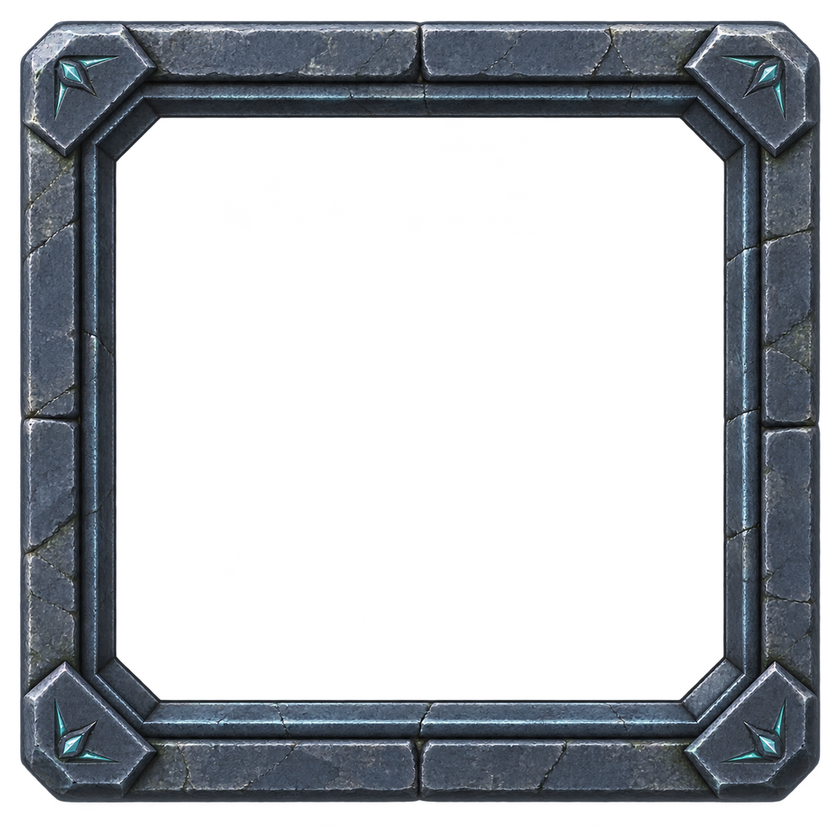
#> input picture Assets/_Project/Art/Stage/SlotTile.png, 840 x 840 px, shrunk from 1254 x 1254 before the run, found by its file name
$ python slottile_tone.py
#> lines starting #> are read from the running program, lines starting #| are printed output that depends on the picture
# SlotTile.png 금색 장식 톤 다운.
# 빈 슬롯 타일 15칸을 5x3으로 깔면 밝은 금색 필리그리가 60개 흩뿌려져 보드가 시끄럽다
# (HISTORY 2026-08-30 미해결 ②). 금색 픽셀만 채도·명도를 낮춰 차분하게 만든다.
# 돌 판·테두리 회색은 건드리지 않는다.
#
# 입력: 임포트된 SlotTile.png (원본은 git에 있으므로 되돌리기 쉬움)
# 출력: 같은 경로에 덮어쓰기
#
# usage: python Docs/tools/slottile_tone.py [in.png] [out.png]
import sys
import numpy as np
from PIL import Image

DESAT = 0.55   # 금색을 자기 밝기 쪽으로 이만큼 당겨 채도를 뺀다
DARKEN = 0.82  # 그 뒤 이만큼 어둡게

src = sys.argv[1] if len(sys.argv) > 1 else "Assets/_Project/Art/Stage/SlotTile.png"
dst = sys.argv[2] if len(sys.argv) > 2 else src

im = Image.open(src).convert("RGBA")
#> im is the input picture: PIL image 840x840 RGBA; mean R, G, B, A 27.9, 31.5, 35.8, 97.1
a = np.asarray(im).astype(np.float32)
rgb, alpha = a[:, :, :3], a[:, :, 3]
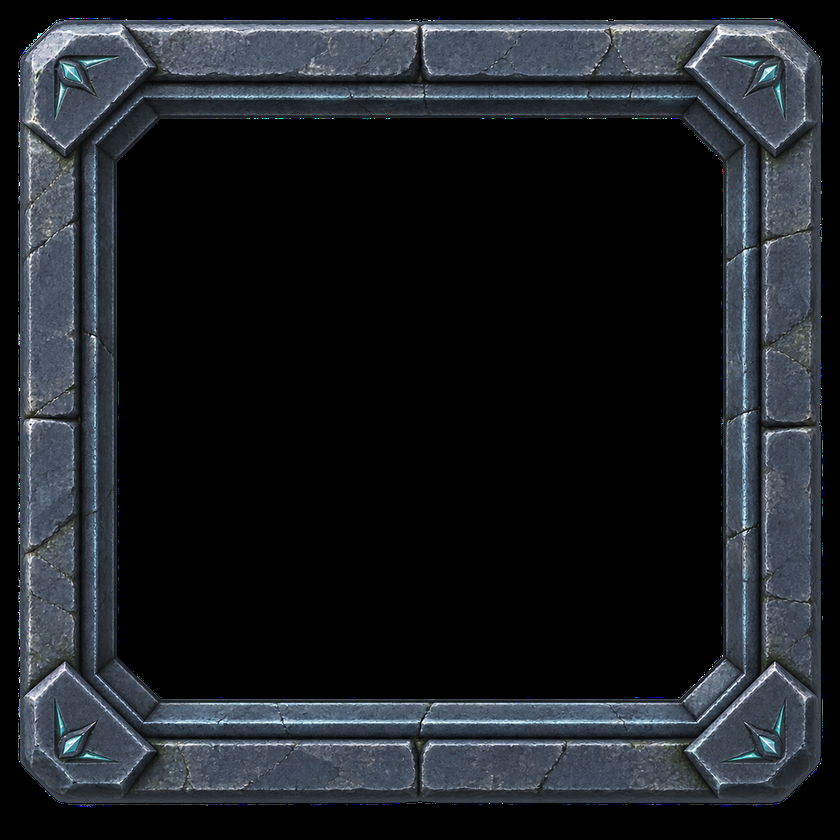
#> rgb: shape (840, 840, 3) float32; mean R, G, B 27.9, 31.5, 35.8
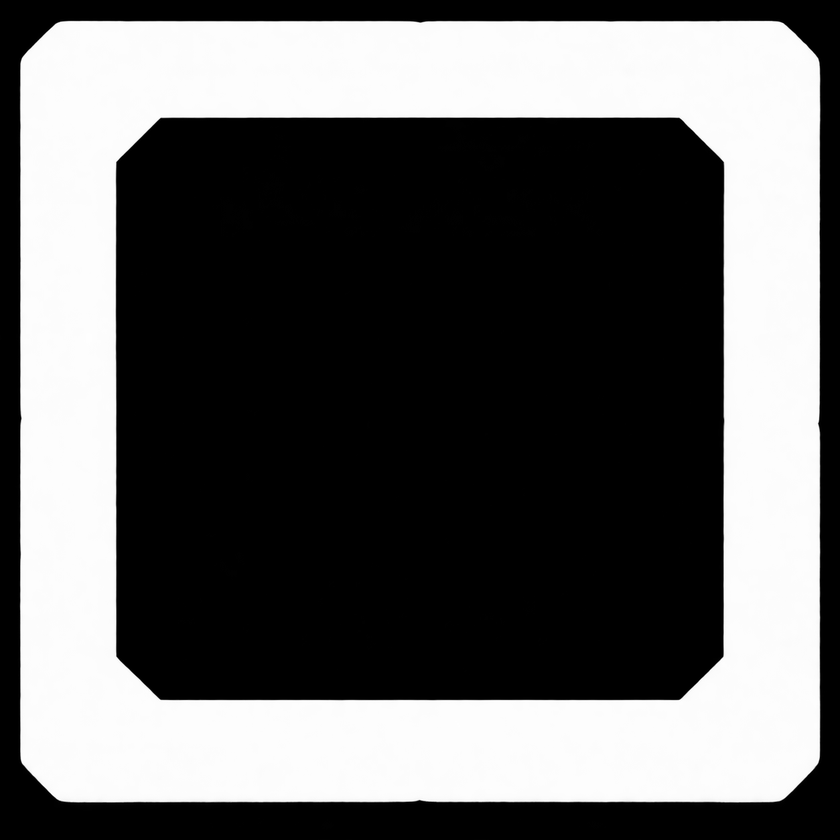
#> alpha: shape (840, 840) float32; min 0, max 255, mean 97.1
r, g, b = rgb[:, :, 0], rgb[:, :, 1], rgb[:, :, 2]
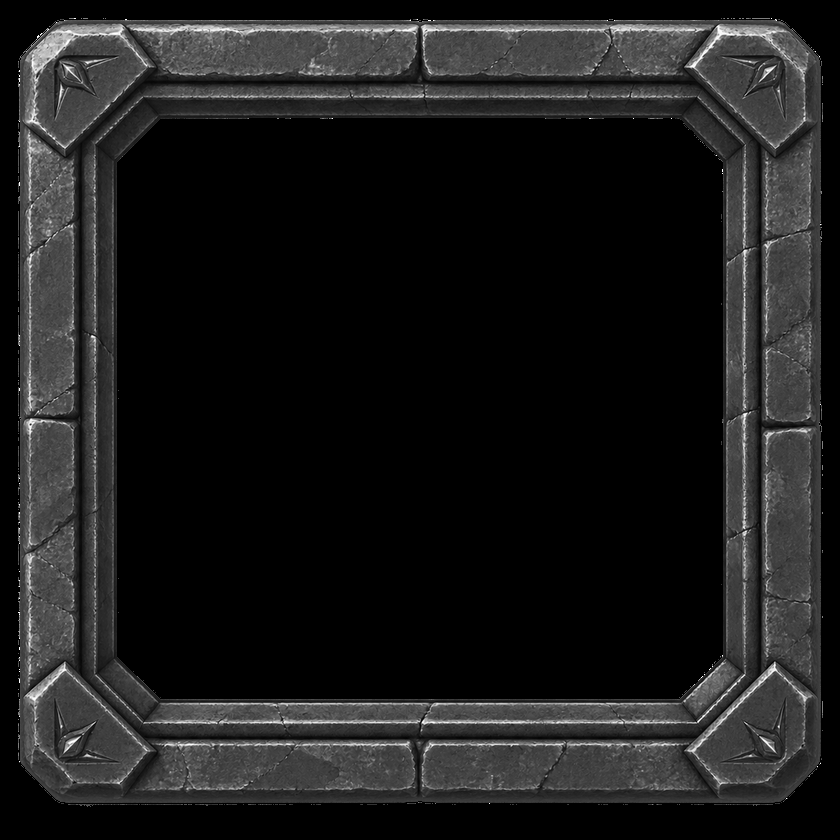
#> r: shape (840, 840) float32; min 0, max 255, mean 27.9
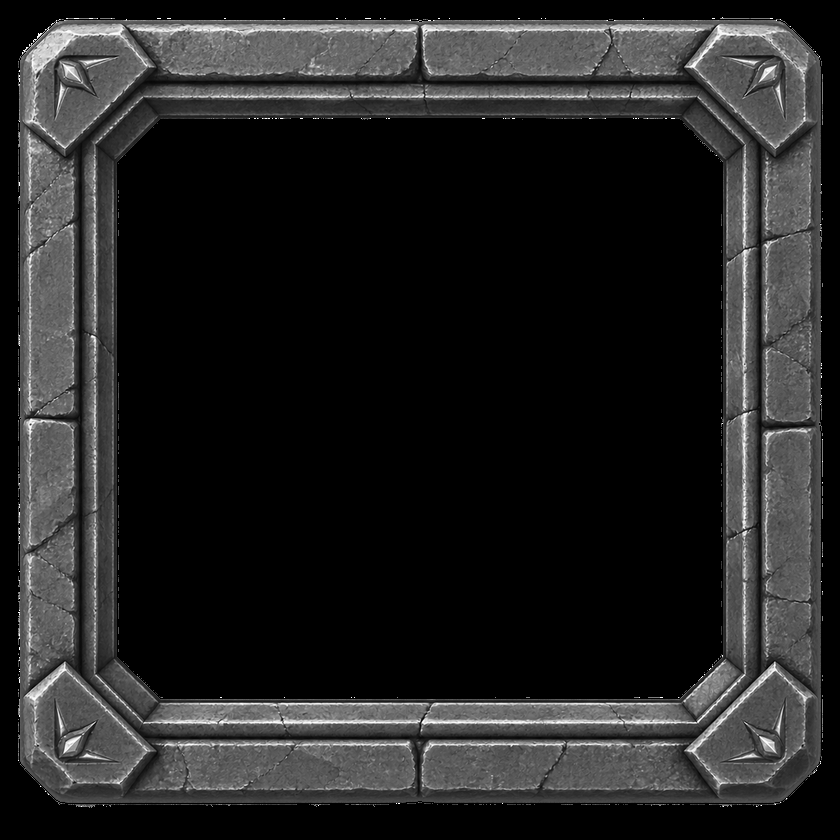
#> b: shape (840, 840) float32; min 0, max 255, mean 35.8

# 금색 가중치: 따뜻하고(r-b) 불투명한 픽셀일수록 1에 가깝게, 경계가 딱딱하지 않도록 완만하게
warm = np.clip((r - b - 15.0) / 40.0, 0.0, 1.0)
weight = warm * np.clip(alpha / 255.0, 0.0, 1.0)
weight = weight[:, :, None]

lum = (0.299 * r + 0.587 * g + 0.114 * b)[:, :, None]
toned = ((rgb * (1.0 - DESAT) + lum * DESAT) * DARKEN)

out = rgb * (1.0 - weight) + toned * weight
a[:, :, :3] = np.clip(out, 0.0, 255.0)

Image.fromarray(a.astype(np.uint8), "RGBA").save(dst)

gold_px = int((weight[:, :, 0] > 0.3).sum())
#> gold_px = 3
print("toned %d gold-ish px -> %s" % (gold_px, dst))
#| toned 3 gold-ish px -> Assets/_Project/Art/Stage/SlotTile.png

$ run again, with Assets/_Project/Art/Stage/ArenaDais.png copied over Assets/_Project/Art/Stage/SlotTile.png
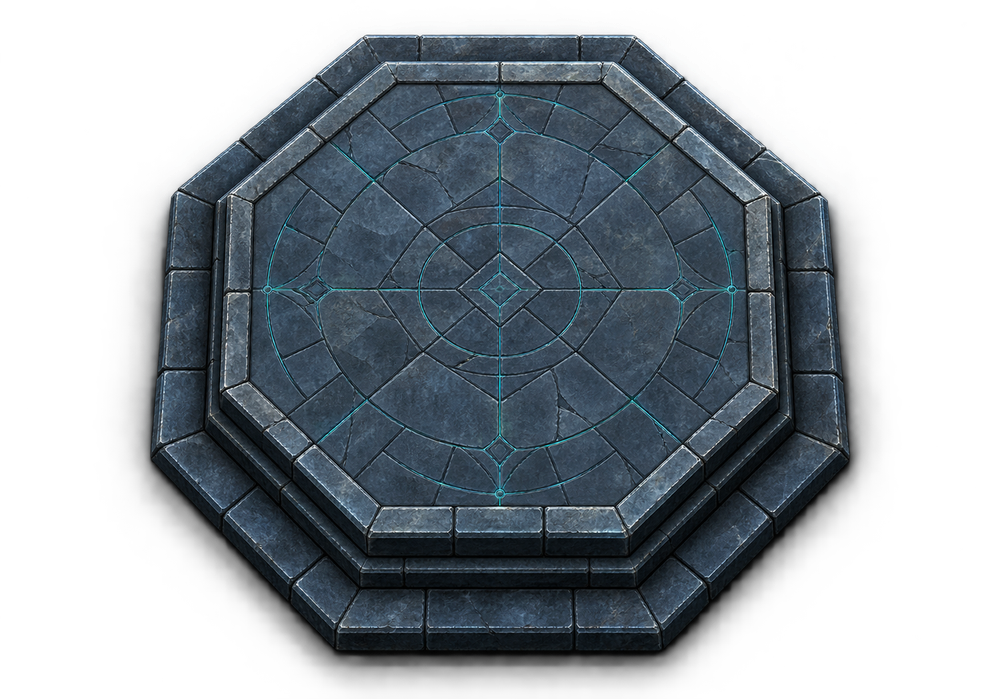
#> input picture Assets/_Project/Art/Stage/ArenaDais.png, 1000 x 699 px, shrunk from 1500 x 1049 before the run, found by its file name
#> im is the input picture: PIL image 1000x699 RGBA; mean R, G, B, A 29.4, 37, 43.3, 133
#> `rgb, alpha = a[:, :, :3], a[:, :, 3]`:
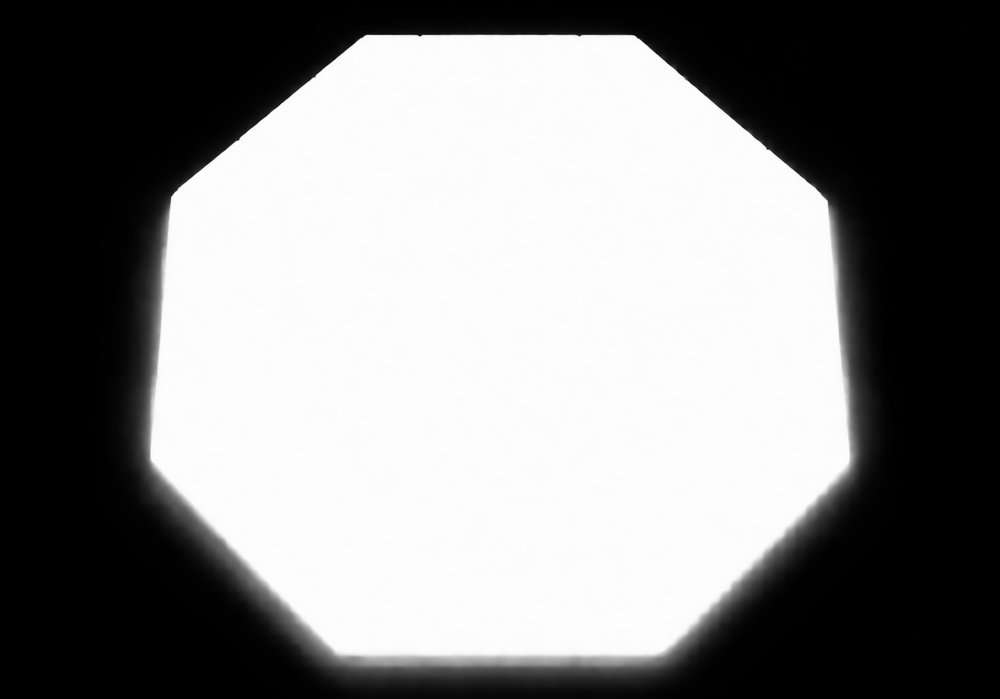
#> alpha: shape (699, 1000) float32; min 0, max 255, mean 133
#> `r, g, b = rgb[:, :, 0], rgb[:, :, 1], rgb[:, :, 2]`:
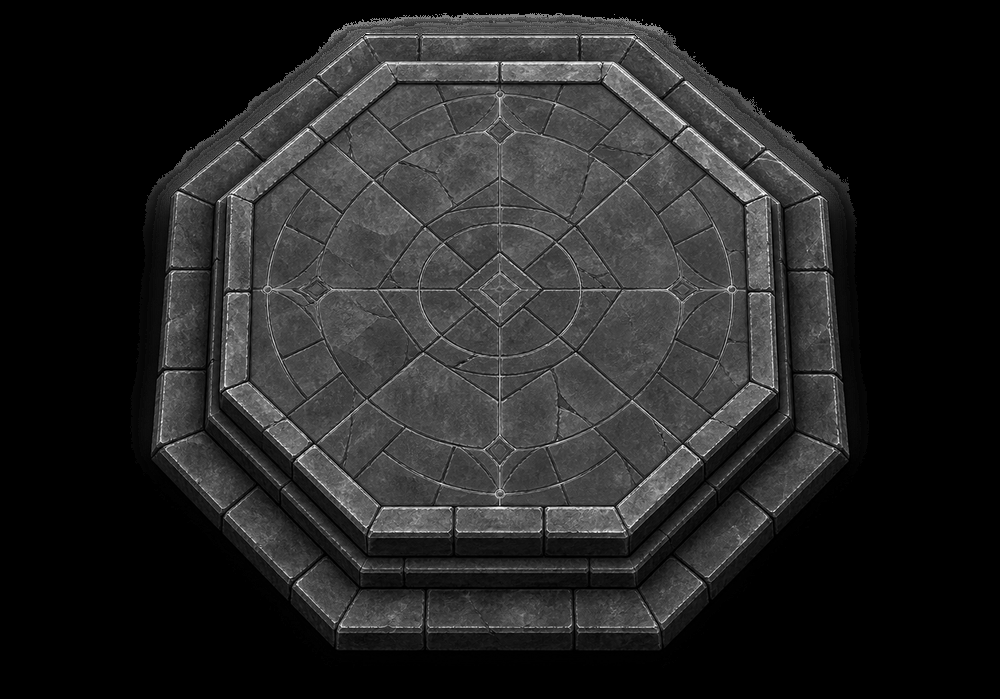
#> g: shape (699, 1000) float32; min 0, max 255, mean 37
#> gold_px = 0
#| toned 0 gold-ish px -> Assets/_Project/Art/Stage/SlotTile.png
